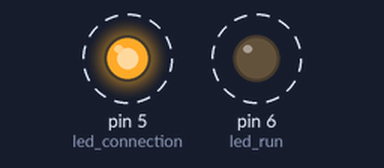
A sketch run on a simulated Arduino Uno, built with avr-gcc and run on an emulated ATmega328P. Shown: output pins drawn as LEDs (lit = HIGH). Dashed ring = blinking.

Above: at 0.05 s.
Timing chart, 0 to 3.0 s (numbered marks = the images above):
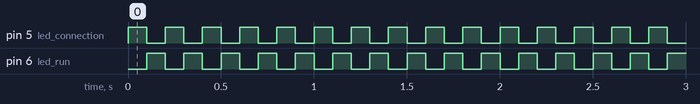

The sketch:

Digital_output.ino
```cpp
#define led_connection 5
#define led_run 6

void led_connect()
{
  digitalWrite(led_connection, HIGH);
  digitalWrite(led_run, LOW);
  delay(100);
  digitalWrite(led_connection, LOW);
  digitalWrite(led_run, HIGH);
  delay(100);
}

void setup() {
  pinMode(led_connection, OUTPUT);
  pinMode(led_run, OUTPUT);

}

void loop() {
  led_connect();
}
```

Measured:
- by itself, pin 5 (led_connection), pin 6 (led_run): alternates HIGH for 0.10 s and LOW for 0.10 s
